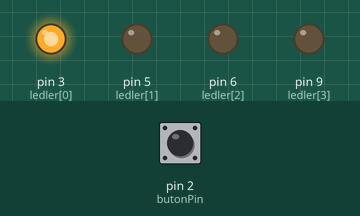
Simulated run of this sketch. Board: Arduino Uno, built with avr-gcc and run on an emulated ATmega328P. Parts: output pins drawn as LEDs (lit = HIGH). Inputs (shaded band) come from the test bench; at power-on: pin 2 (butonPin) HIGH. What the sketch prints to the serial monitor is not drawn.

Above: at 0.15 s.
At 1.05 s:
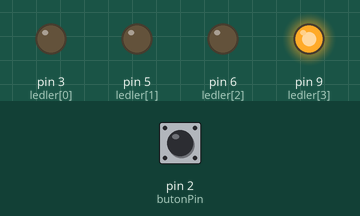
At 1.35 s:
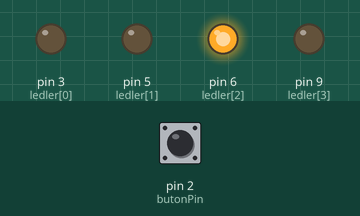
At 3.45 s:
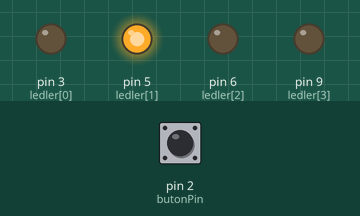
Timing chart, 0 to 4.1 s (numbered marks = the images above):
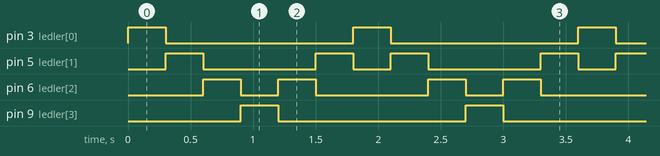

Measured:
- by itself, pin 3 (ledler[0]), pin 9 (ledler[3]): alternates HIGH for 0.30 s and LOW for 1.5 s
- by itself, pin 5 (ledler[1]): repeats every 1.8 s: LOW 0.90 s, HIGH 0.30 s, LOW 0.30 s, HIGH 0.30 s
- by itself, pin 6 (ledler[2]): repeats every 1.8 s: LOW 0.30 s, HIGH 0.30 s, LOW 0.90 s, HIGH 0.30 s

The sketch:

ak0215_baslatButonu.ino
```cpp
/*
  BU KOD NE YAPAR?
  Bu kod, 2 numaralı pine bağlı butona basılana kadar setup() içinde bir while döngüsünde programı bekletir.
  Butona basılınca loop() başlar ve 3, 5, 6, 9 numaralı pinlerdeki 4 LED'de kara şimşek efekti verir
  (ışık soldan sağa gidip geri döner).
*/

/*
  ak0215 — Başlat butonu: butona basılana kadar bekle
  Ne öğreneceğiz: bir while'ın koşulunu bir BUTON kırabilir — kart açılır, "bekle"
    der, butona basılana kadar hiçbir şey yapmaz
  Malzeme: Arduino Uno kartı, USB kablosu, Paket 5 devresi (4 LED, pin 3/5/6/9),
    1 buton (pin 2), 1 adet 10 kΩ direnç (pull-down) — ak0210'un devresi aynen
  Devre: ak0210'un devresi aynen (Paket 5'in 4 LED'i + pin 2'deki buton, pull-down).

  Şimdilik kara kutu (sonra açacağız):
    void                    -> "fonksiyon" konusunda açılacak
    Serial ve noktalı yazım -> "fonksiyon" konusunda açılacak
  Bunlara şimdilik dokunma, sırası gelince tek tek açacağız.

  kaynak: yok (Yol Haritası "sonsuz döngü 3a") + kendi ak0150 (while) ve ak0185
          (kara şimşek, dizi) — kara şimşek kodu ak0185'ten değişmeden alındı,
          yeni kod yalnız bekleme satırı.
*/

// --- KAVRAM ---
// ak0155'te loop() bir sonsuz döngüydü, hiç bitmiyordu. Burada setup() içinde
// AYRI bir while var ve bu bitiyor — koşulu (digitalRead(butonPin) == LOW) buton
// basılınca YANLIŞ olur, döngü biter, program loop()'a geçer.
// while (koşul) { } gövdesi boş olabilir — "hiçbir şey yapma, sadece koşulu
// tekrar tekrar kontrol et" demektir.
const int butonPin = 2;
const int ledSayisi = 4;
const int ledler[4] = {3, 5, 6, 9};

void setup() {
  for (int i = 0; i < ledSayisi; i++) {
    pinMode(ledler[i], OUTPUT);
  }
  pinMode(butonPin, INPUT);
  Serial.begin(9600);

  Serial.println("Butona bas...");

  while (digitalRead(butonPin) == LOW) {
    // hiçbir şey yapma, sadece tekrar bak
  }
}

void loop() {
  // ak0185'in kara şimşek deseni, değişmeden:
  for (int i = 0; i < ledSayisi; i++) {
    digitalWrite(ledler[i], HIGH);
    delay(300);
    digitalWrite(ledler[i], LOW);
  }
  for (int i = ledSayisi - 2; i >= 1; i--) {
    digitalWrite(ledler[i], HIGH);
    delay(300);
    digitalWrite(ledler[i], LOW);
  }
}

// --- SEN YAP ---
// 1) "Butona bas..." satırını while'ın İÇİNE taşı, tekrar yükle. Seri Monitör'de
//    ne oluyor? (Dikkat: ekran çok hızlı dolar, çok fazla satır akar — bu yüzden
//    yazı while'ın DIŞINDA, önce, tek sefer duruyordu.)
// 2) Dene ve gözlemle: butona BASILI TUTUNCA kara şimşek başlasın, BIRAKINCA
//    değil — koşulu (== LOW yerine == HIGH) değiştirerek bunu yapabilir misin?
//    Kodu yükle, karta dokunmadan gözlemle: kara şimşek beklediğin gibi mi
//    başlıyor, yoksa AÇILIŞTA hemen mi başlıyor? Neden böyle olduğunu defterine
//    yaz (ipucu: kart açılışında buton zaten basılı değil, koşul o an ne diyor?).
//    Bu soruya Ünite 3'te (kenar tetikleme) geri döneceğiz.
```
